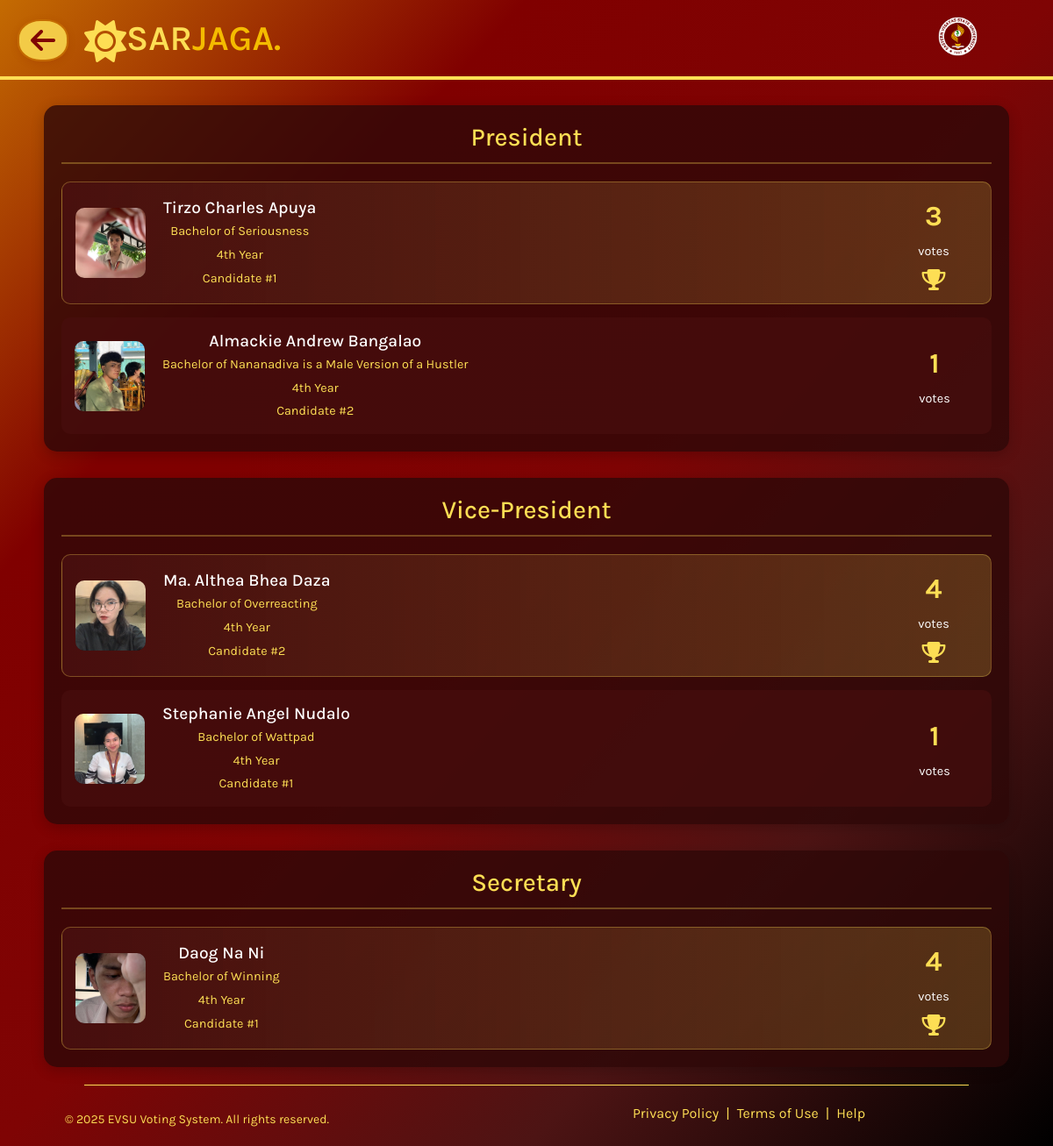
/view_result.php, run on the app's committed database.
### tables this page shows
CREATE TABLE `candidate_positions` (
  `id` int(11) NOT NULL,
  `candidate_id` int(11) NOT NULL,
  `position_id` int(255) NOT NULL,
  `position` varchar(100) DEFAULT NULL,
  `name` varchar(100) DEFAULT NULL,
  `year` varchar(20) DEFAULT NULL,
  `program` varchar(255) NOT NULL,
  `image` varchar(255) NOT NULL
);

### view_result.php (the view, shortened to what this page needs)
<!DOCTYPE html>
<html lang="en">
<head>
    <link rel="stylesheet" href="https://cdnjs.cloudflare.com/ajax/libs/font-awesome/6.5.0/css/all.min.css">
    <link href="https://cdn.jsdelivr.net/npm/bootstrap@5.3.0-alpha3/dist/css/bootstrap.min.css" rel="stylesheet">
</head>
<body>
<header class="entrance-animate">
 <div id="back-icon-container" class="entrance-animate">
<a href="Homepage.html" class="back-icon entrance-animate" id="back" title="Back to Homepage">
    <i class="fas fa-arrow-left"></i>
</a>
</div>
  <nav>
    <div class="logo">
      <a href="Homepage.html"><i class="fas fa-sun"></i>SAR<span>JAGA.</span></a>
    </div>
    <ul>
        <li class="evsu-logo-nav">
            <a href="#">
            <img src="Images/EvsuLogo.png" alt="EVSU Logo">
            </a>
        </li>
    </ul>
  </nav>
</header>
    <div class="standings-container entrance-animate">
      <?php
      include 'db.php';
      $positions_query = "SELECT DISTINCT position_id, position FROM candidate_positions ORDER BY position_id";
      $positions_result = $conn->query($positions_query);
      while ($position = $positions_result->fetch_assoc()) {
        $position_id = $position['position_id'];
        $position_name = $position['position'];
        ?>
        <div class="position-standings">
          <h2 class="position-title"><?php echo htmlspecialchars($position_name); ?></h2>
          <div class="candidates-standings">
            <?php
            $candidates_query = "
              SELECT
                cp.id,
                cp.candidate_id,
                cp.name,
                cp.year,
                cp.program,
                cp.image,
                COUNT(v.id) as vote_count
              FROM candidate_positions cp
              LEFT JOIN votes v ON cp.candidate_id = v.candidate_id AND cp.position_id = v.position_id
              WHERE cp.position_id = ?
              GROUP BY cp.id, cp.candidate_id, cp.name, cp.year, cp.program, cp.image
              ORDER BY vote_count DESC
            ";
            $stmt = $conn->prepare($candidates_query);
            $stmt->bind_param("i", $position_id);
            $stmt->execute();
            $candidates_result = $stmt->get_result();
            $max_votes = 0;
            $candidates_data = array();
            while ($candidate = $candidates_result->fetch_assoc()) {
              $candidates_data[] = $candidate;
              if ($candidate['vote_count'] > $max_votes) {
                $max_votes = $candidate['vote_count'];
              }
            }
            foreach ($candidates_data as $candidate) {
              $is_leading = $candidate['vote_count'] == $max_votes && $max_votes > 0;
              ?>
              <div class="candidate-standing <?php echo $is_leading ? 'leading' : ''; ?>">
                <div class="candidate-info">
                  <div class="candidate-image">
                    <?php if (!empty($candidate['image'])): ?>
                      <img src="<?php echo htmlspecialchars($candidate['image']); ?>"
                           alt="<?php echo htmlspecialchars($candidate['name']); ?>">
                    <?php else: ?>
                      <div class="no-image">No Image</div>
                    <?php endif; ?>
                  </div>
                  <div class="candidate-details">
                    <h3><?php echo htmlspecialchars($candidate['name']); ?></h3>
                    <p class="program"><?php echo htmlspecialchars($candidate['program']); ?></p>
                    <p class="year"><?php echo htmlspecialchars($candidate['year']); ?> Year</p>
                    <p class="candidate-number">Candidate #<?php echo htmlspecialchars($candidate['candidate_id']); ?></p>
                  </div>
                </div>
                <div class="vote-count">
                  <span class="count"><?php echo $candidate['vote_count']; ?></span>
                  <span class="label">votes</span>
                  <?php if ($is_leading): ?>
                    <i class="fas fa-trophy leading-icon"></i>
                  <?php endif; ?>
                </div>
              </div>
              <?php
            }
            ?>
          </div>
        </div>
        <?php
      }
      ?>
    </div>
<footer class="entrance-animate">
    <p>&copy; 2025 EVSU Voting System. All rights reserved.</p>
    <nav>
        <a href="#">Privacy Policy</a> | <a href="#">Terms of Use</a> | <a href="#">Help</a>
    </nav>
</footer>
</body>
</html>

### view_result.php (style rules this page uses)
html { scroll-behavior: smooth; }
* { margin: 0; padding: 0; box-sizing: border-box; font-family: 'Karla', sans-serif; }
body { background: linear-gradient(to bottom right, #C46B02, #800000, #7F0404, #4D1414, #000000); background-size: cover; color: #FDDE54; min-height: 100vh; display: flex; flex-direction: column; justify-content: flex-start; align-items: center; text-align: center; padding: 0; margin: 0; }
header { width: 100%; padding: 2px 8%; position: fixed; top: 0; left: 0; background: transparent; z-index: 100; transition: all 0.3s ease; border-bottom: 4px solid #FDDE54; }
nav { padding: 5px 0; display: flex; align-items: center; justify-content: space-between; }
.logo a { font-size: 40px; text-decoration: none; color: #FDDE54; font-weight: 600; }
.logo a i { font-size: 1.2em; color: #FDDE54; vertical-align: middle; }
.logo span { color: #F4BB00; }
.evsu-logo-nav img { width: 45px; height: auto; margin-top: 12px; margin-left: -5px; vertical-align: middle; border-radius: 4px; transition: transform 0.3s ease, box-shadow 0.3s ease; }
nav ul li.evsu-logo-nav { margin-left: 20px; margin-right: -10px; }
nav ul { list-style: none; }
nav ul li { display: inline-block; margin: 0 15px; }
nav ul li a { text-decoration: none; font-weight: 900; font-size: 20px; color: #FDDE54; transition: transform 0.3s ease, box-shadow 0.3s ease, color 0.3s ease; }
#back-icon-container { position: fixed; margin-top: 20px; left: 5px; z-index: 200; }
#back-icon-container .back-icon { position: fixed; left: 15px; z-index: 200; background: rgba(253, 222, 84, 0.85); border: 2.5px solid #C46B02; border-radius: 45%; width: 58px; height: 48px; display: flex; align-items: center; justify-content: center; color: #7F0404; font-size: 2.0rem; box-shadow: 0 2px 10px rgba(124,4,4,0.13); transition: background 0.25s, border 0.25s, box-shadow 0.25s, transform 0.25s; cursor: pointer; text-decoration: none; }
.entrance-animate { opacity: 0; transform: translateY(40px) scale(0.98); animation: entranceFadeUp 0.8s cubic-bezier(.77,0,.18,1) 0.2s forwards; }
footer { border-top: 1px solid #FDDE54; padding: 18px 8% 10px 8%; display: flex; justify-content: space-between; align-items: center; color: #FDDE54; font-family: 'Karla', sans-serif; background: transparent; width: 84%; bottom: 0; left: 8%; right: 0; z-index: 100; }
footer nav { display: flex; align-items: center; position: fixed; right: 110px; bottom: 20px; }
footer nav a { color: #FDDE54; text-decoration: none; margin-left: 0; margin-right: 0; padding: 0 8px; transition: color 0.3s ease; }
footer p { margin: 10px; font-size: 14px; margin-left: -118px; color: #FDDE54; }
.standings-container { padding: 20px; display: flex; flex-direction: column; gap: 30px; max-width: 1200px; margin: 0 auto; width: 95%; margin-top: 100px; transition: all 0.3s ease; }
.position-standings { background: rgba(45, 8, 8, 0.8); border-radius: 15px; padding: 20px; box-shadow: 0 4px 15px rgba(0, 0, 0, 0.2); transition: transform 0.3s ease, box-shadow 0.3s ease; }
.position-title { color: #FDDE54; text-align: center; font-size: 1.8em; margin-bottom: 20px; padding-bottom: 10px; border-bottom: 2px solid rgba(253, 222, 84, 0.3); }
.candidates-standings { display: flex; flex-direction: column; gap: 15px; }
.candidate-standing { display: flex; justify-content: space-between; align-items: center; background: rgba(74, 16, 16, 0.6); padding: 15px; border-radius: 10px; transition: all 0.3s ease; }
.candidate-standing.leading { background: linear-gradient(90deg, rgba(74, 16, 16, 0.8) 0%, rgba(253, 222, 84, 0.2) 100%); border: 1px solid rgba(253, 222, 84, 0.3); }
.candidate-info { display: flex; align-items: center; gap: 20px; flex: 1; }
.candidate-image { width: 80px; height: 80px; border-radius: 10px; overflow: hidden; background: #2d0808; }
.candidate-image img { width: 100%; height: 100%; object-fit: cover; }
.candidate-details { display: flex; flex-direction: column; gap: 5px; }
.candidate-details h3 { color: #fff; margin: 0; font-size: 1.2em; }
.candidate-details p { margin: 0; color: #FDDE54; font-size: 0.9em; }
.vote-count { display: flex; flex-direction: column; align-items: center; gap: 5px; min-width: 100px; }
.vote-count .count { font-size: 2em; font-weight: bold; color: #FDDE54; }
.vote-count .label { color: #fff; font-size: 0.9em; }
.leading-icon { color: #FDDE54; font-size: 1.5em; margin-top: 5px; }

### data on the page
candidate_positions: image (picture), name "Tirzo Charles Apuya", program "Bachelor of Seriousness", year "4th", candidate "1", vote_count "3"
candidate_positions: image (picture), name "Almackie Andrew Bangalao", program "Bachelor of Nananadiva is a Male Version of a Hustler", year "4th", candidate "2", vote_count "1"
candidate_positions: image (picture), name "Ma. Althea Bhea Daza", program "Bachelor of Overreacting", year "4th", candidate "2", vote_count "4"
candidate_positions: image (picture), name "Stephanie Angel Nudalo", program "Bachelor of Wattpad", year "4th", candidate "1", vote_count "1"
candidate_positions: image (picture), name "Daog Na Ni", program "Bachelor of Winning", year "4th", candidate "1", vote_count "4"

### other printed values
$position_name "President"
$position_name "Vice-President"
$position_name "Secretary"
